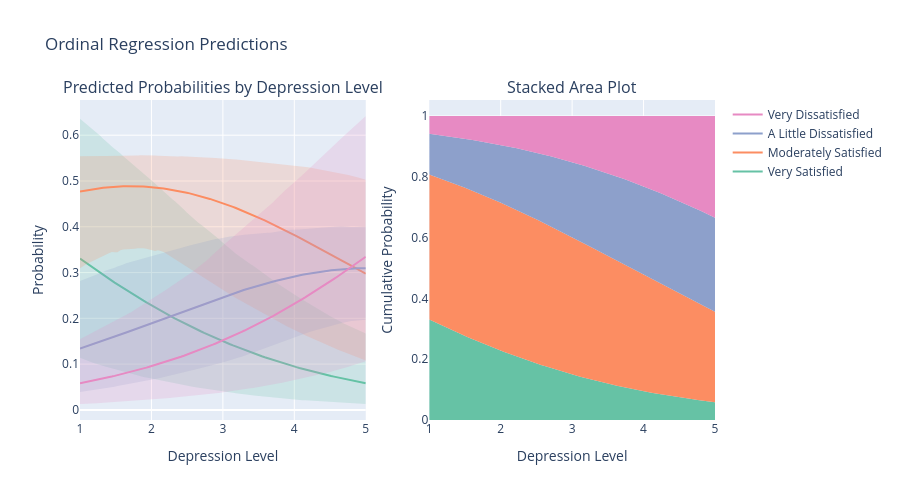

Notebook source saved alongside this figure:
### Code cell
# Check dimensions of pred_mean and reshape if necessary
print(f'pred_mean shape: {pred_mean.shape}')
print(f'pred_q025 shape: {pred_q025.shape}')
print(f'pred_q975 shape: {pred_q975.shape}')

# Ensure pred_mean is 2D with shape (n_grid_points, n_categories)
if pred_mean.ndim == 1:
    # If 1D, this might be a single prediction - we need to reshape or recalculate
    print("Warning: pred_mean is 1D, but should be 2D. Recalculating predictions...")
    
    # Recalculate predictions properly
    all_predictions = np.array(all_predictions)  # shape: (n_samples, n_grid, n_categories)
    pred_mean = all_predictions.mean(axis=0)  # shape: (n_grid, n_categories)
    pred_q025 = np.percentile(all_predictions, 2.5, axis=0)
    pred_q975 = np.percentile(all_predictions, 97.5, axis=0)
    
    print(f'Recalculated pred_mean shape: {pred_mean.shape}')

# Create probability plots
fig = make_subplots(rows=1, cols=2, 
                    subplot_titles=['Predicted Probabilities by Depression Level', 
                                     'Stacked Area Plot'],
                    specs=[[{'secondary_y': False}, {'secondary_y': False}]])

# Left plot: Individual probability curves
colors = px.colors.qualitative.Set2
category_names = ['Very Satisfied', 'Moderately Satisfied', 'A Little Dissatisfied', 'Very Dissatisfied']

for i in range(4):
    # Mean prediction
    fig.add_trace(
        go.Scatter(x=depression_grid, y=pred_mean[:, i],
                  mode='lines',
                  name=category_names[i],
                  line=dict(color=colors[i], width=2),
                  showlegend=True),
        row=1, col=1
    )
    
    # Confidence bands
    fig.add_trace(
        go.Scatter(x=np.concatenate([depression_grid, depression_grid[::-1]]),
                  y=np.concatenate([pred_q975[:, i], pred_q025[::-1, i]]),
                  fill='toself',
                  fillcolor=colors[i],
                  opacity=0.2,
                  line=dict(color='rgba(0,0,0,0)'),
                  showlegend=False,
                  hoverinfo='skip'),
        row=1, col=1
    )

# Right plot: Stacked area
cumsum_mean = np.cumsum(pred_mean, axis=1)
for i in range(4):
    y_bottom = cumsum_mean[:, i-1] if i > 0 else np.zeros_like(depression_grid)
    y_top = cumsum_mean[:, i]
    
    fig.add_trace(
        go.Scatter(x=depression_grid, y=y_top,
                  fill='tonexty' if i > 0 else 'tozeroy',
                  fillcolor=colors[i],
                  opacity=0.7,
                  line=dict(width=0),
                  name=category_names[i],
                  showlegend=False),
        row=1, col=2
    )

fig.update_layout(height=500, title='Ordinal Regression Predictions')
fig.update_xaxes(title_text='Depression Level', row=1, col=1)
fig.update_xaxes(title_text='Depression Level', row=1, col=2)
fig.update_yaxes(title_text='Probability', row=1, col=1)
fig.update_yaxes(title_text='Cumulative Probability', row=1, col=2)

fig.show()

# Show some specific predictions
example_levels = [1, 2, 3, 4, 5]
print('\nExample Predictions:')
print('Depression Level | Very Satisfied | Mod. Satisfied | A Little Dissatisfied | Very Dissatisfied')
print('-' * 90)

for dep_level in example_levels:
    dep_std = (dep_level - depression_mean) / depression_std
    idx = np.argmin(np.abs(depression_grid_std - dep_std))
    probs = pred_mean[idx, :]
    print(f'{dep_level:13.0f} | {probs[0]:12.3f} | {probs[1]:12.3f} | {probs[2]:17.3f} | {probs[3]:15.3f}')

print('\nInterpretation:')
print('- Lower depression levels are associated with higher probability of job satisfaction')
print('- Higher depression levels are associated with higher probability of job dissatisfaction')
print('- The model captures smooth transitions between categories')
